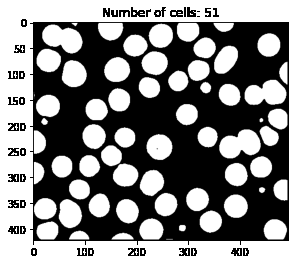
#> input picture _build/jupyter_execute/cv/9517-a1-code_11_1.png, 294 x 264 px; its folder holds only this picture in this run
$ python -i 9517-lane_detection.py   (imports and definitions only)
#> lines starting #> are read from the running program, lines starting #| are printed output that depends on the picture; after the words box and inside, x2 and y2 are one past the last pixel; in counts of white or black regions, pixels touching at a corner belong together
#!/usr/bin/env python
# coding: utf-8

# <h1>Table of Contents<span class="tocSkip"></span></h1>
# <div class="toc"><ul class="toc-item"><li><span><a href="#import" data-toc-modified-id="import-1"><span class="toc-item-num">1&nbsp;&nbsp;</span>import</a></span></li><li><span><a href="#helper" data-toc-modified-id="helper-2"><span class="toc-item-num">2&nbsp;&nbsp;</span>helper</a></span></li><li><span><a href="#merge-lines" data-toc-modified-id="merge-lines-3"><span class="toc-item-num">3&nbsp;&nbsp;</span>merge lines</a></span></li><li><span><a href="#houghtransform" data-toc-modified-id="houghtransform-4"><span class="toc-item-num">4&nbsp;&nbsp;</span>houghtransform</a></span><ul class="toc-item"><li><span><a href="#find-close-lines" data-toc-modified-id="find-close-lines-4.1"><span class="toc-item-num">4.1&nbsp;&nbsp;</span>find close lines</a></span></li><li><span><a href="#extrapolate-lines" data-toc-modified-id="extrapolate-lines-4.2"><span class="toc-item-num">4.2&nbsp;&nbsp;</span>extrapolate lines</a></span></li><li><span><a href="#cut-lines" data-toc-modified-id="cut-lines-4.3"><span class="toc-item-num">4.3&nbsp;&nbsp;</span>cut lines</a></span></li><li><span><a href="#show-lines" data-toc-modified-id="show-lines-4.4"><span class="toc-item-num">4.4&nbsp;&nbsp;</span>show lines</a></span></li><li><span><a href="#draw-lines" data-toc-modified-id="draw-lines-4.5"><span class="toc-item-num">4.5&nbsp;&nbsp;</span>draw lines</a></span></li></ul></li><li><span><a href="#start" data-toc-modified-id="start-5"><span class="toc-item-num">5&nbsp;&nbsp;</span>start</a></span><ul class="toc-item"><li><span><a href="#threshold" data-toc-modified-id="threshold-5.1"><span class="toc-item-num">5.1&nbsp;&nbsp;</span>threshold</a></span><ul class="toc-item"><li><span><a href="#sobel-operator" data-toc-modified-id="sobel-operator-5.1.1"><span class="toc-item-num">5.1.1&nbsp;&nbsp;</span>sobel operator</a></span></li><li><span><a href="#canny-no-parameter" data-toc-modified-id="canny-no-parameter-5.1.2"><span class="toc-item-num">5.1.2&nbsp;&nbsp;</span>canny no parameter</a></span></li><li><span><a href="#HSL" data-toc-modified-id="HSL-5.1.3"><span class="toc-item-num">5.1.3&nbsp;&nbsp;</span>HSL</a></span></li></ul></li><li><span><a href="#combine-filter-and-show-steps" data-toc-modified-id="combine-filter-and-show-steps-5.2"><span class="toc-item-num">5.2&nbsp;&nbsp;</span>combine filter and show steps</a></span></li><li><span><a href="#k-means---image-segmentation" data-toc-modified-id="k-means---image-segmentation-5.3"><span class="toc-item-num">5.3&nbsp;&nbsp;</span>k means - image segmentation</a></span></li><li><span><a href="#final" data-toc-modified-id="final-5.4"><span class="toc-item-num">5.4&nbsp;&nbsp;</span>final</a></span></li><li><span><a href="#evaluate-result" data-toc-modified-id="evaluate-result-5.5"><span class="toc-item-num">5.5&nbsp;&nbsp;</span>evaluate result</a></span></li><li><span><a href="#make-videos" data-toc-modified-id="make-videos-5.6"><span class="toc-item-num">5.6&nbsp;&nbsp;</span>make videos</a></span></li><li><span><a href="#evulation" data-toc-modified-id="evulation-5.7"><span class="toc-item-num">5.7&nbsp;&nbsp;</span>evulation</a></span></li><li><span><a href="#trial" data-toc-modified-id="trial-5.8"><span class="toc-item-num">5.8&nbsp;&nbsp;</span>trial</a></span></li><li><span><a href="#normal-houghtransform" data-toc-modified-id="normal-houghtransform-5.9"><span class="toc-item-num">5.9&nbsp;&nbsp;</span>normal houghtransform</a></span></li></ul></li></ul></div>

# # Lane detection

#
# # import

# In[1]:


from IPython.core.display import display, HTML
# [1 line not run here, left out]


# In[2]:


import numpy as np
import cv2 as cv
import cv2
import matplotlib.pyplot as plt
import math


# In[3]:


# [54 lines left out: functions get_slope_intecept, plot_one_img, display_two, display_three, display_expected, not called in this run]


# In[5]:


y_sky = 330
y_max = 720


# # merge lines

# In[6]:


# [249 lines left out: functions merge_lane_lines, find_closest_lines, extrapolate_lines, line_y_intersection, cut_lines, display_lines and 1 more, not called in this run]


# In[13]:


# #
# # Hough Transform
# rho = 2 # distance resolution in pixels of the Hough grid
# theta = 1 * np.pi/180 # angular resolution in radians of the Hough grid
# threshold = 15     # minimum number of votes (intersections in Hough grid cell)
# min_line_length = 10 #minimum number of pixels making up a line
# max_line_gap = 20    # maximum gap in pixels between connectable line segments
# #
def show_lines(canny_lines, is_merged=True, minL=10, maxG=30, is_final=False, is_demo=True, is_plot=False, thres=30):

    if is_merged:

        lines = cv.HoughLinesP(canny_lines,rho=1,theta=np.pi/180, threshold =30,minLineLength=10,maxLineGap=30)

        lines = lines.reshape(lines.shape[0], lines.shape[1] * lines.shape[2]) # (row , corresponding grayscale
        lines = merge_lane_lines(lines, intercept_similarity_threshold=100, slope_similarity_threshold=0.4, min_slope_threshold=0.15) # 0.3
        if is_demo:
            print("after merged")
            display_lines(lines)
        y_sky = 200
        lines = extrapolate_lines(lines, y_max, y_sky)
        if is_demo:
            print("after extrapolate")
            display_lines(lines)

        points_list = [np.array([200, 720]), np.array([1100, 720]), np.array([0, 500]), np.array([1280, 500])]


        tmp = []

        for p in points_list:
            l = find_closest_lines(lines, p)
#             for t in tmp:
#                 if (l == t).all():
#                     l = find_closest_lines(lines, p, is_next=True)
            if not l.any():
                continue
            tmp.append(l)
        lines = tmp
        if is_demo:
            print("afer close line")
            display_lines(lines)

        lines = cut_lines(lines, y_cut=line_y_intersection(lines))
        #
        lines = merge_lane_lines(np.array(lines), intercept_similarity_threshold=100, slope_similarity_threshold=0.3, min_slope_threshold=0.15) # 0.3
        lines = [list(l) for l in lines]
        #
    else:
        lines = cv.HoughLinesP(canny_lines,rho=1,theta=np.pi/180, threshold =thres,minLineLength=minL,maxLineGap =maxG)

        lines = lines.reshape(lines.shape[0], lines.shape[1] * lines.shape[2]) # (row , corresponding grayscale

    if is_plot:
        for i in range(len(lines)):

            x1 = lines[i][0]
            y1 = lines[i][1]
            x2 = lines[i][2]
            y2 = lines[i][3]
            slopes = (y2 - y1) / (x2 - x1 + 0.0001)


            m = (float(y2-y1))/float((x2-x1) + 0.0001)
            dist = math.sqrt((y1 -y2)**2 + (x1 - x2)**2)
            angle = abs(math.degrees(math.atan(m)))

            # [4 lines of commented-out code are left out]
            if abs(m) > 0:
                xs = [x1,x2]
                ys = [y1,y2]
                plt.plot(xs,ys, 'r-')

#         plt.xlim(0, w)
#         plt.ylim(h, 0)
        plt.show()

    return np.array(lines)


# ## draw lines

# In[14]:


# [10 lines left out: function draw_lines, not called in this run]


# # start

# ## threshold

# ### sobel operator

# In[15]:


def abs_sobel_thresh(img, orient='x', thresh=(0,255)):
    # Convert to grayscale
    gray = cv.cvtColor(img, cv.COLOR_RGB2GRAY)
    # Apply x or y gradient with the OpenCV Sobel() function
    # and take the absolute value
    if orient == 'x':
        abs_sobel = np.absolute(cv.Sobel(gray, cv.CV_64F, 1, 0))
    if orient == 'y':
        abs_sobel = np.absolute(cv.Sobel(gray, cv.CV_64F, 0, 1))
    # Rescale back to 8 bit integer
    scaled_sobel = np.uint8(255*abs_sobel/np.max(abs_sobel))
    # Create a copy and apply the threshold
    binary_output = np.zeros_like(scaled_sobel)
    # Here I'm using inclusive (>=, <=) thresholds, but exclusive is ok too
    binary_output[(scaled_sobel >= thresh[0]) & (scaled_sobel <= thresh[1])] = 1

    # Return the result
    return binary_output

# gray = cv.imread("my_img/no_lane.png", 1)

# gradx_thresh = [15,255]
# gradx = abs_sobel_thresh(gray,orient='y',thresh = gradx_thresh)

# plt.imshow(gradx, cmap='gray')


# ### canny no parameter

# In[16]:


# https://www.pyimagesearch.com/2015/04/06/zero-parameter-automatic-canny-edge-detection-with-python-and-opencv/

def canny_no_parameter(img_canny):
    gray_image = cv.cvtColor(img_canny, cv.COLOR_RGB2GRAY)

    gray_image = cv.GaussianBlur(gray_image, (5,5), 0) # signma = 0

    v = np.median(gray_image)

    #---- Apply automatic Canny edge detection using the computed median----
    sigma = 0.5
    lower = int(max(0, (1.0 - sigma) * v))
    upper = int(min(255, (1.0 + sigma) * v))
    edged = cv.Canny(gray_image, lower, upper)
    edged = cv.GaussianBlur(edged, (3,3), 0) # signma = 0
    thresh = 20
    edged[edged > thresh] = 255
    edged[edged < thresh] = 0
    edged[edged==255] = 1
    return edged

# gray = cv.imread("my_img/no_lane.png", 1)
# #gray = cv.imread("test_lane.jpg", 1)

# c = canny_no_parameter(gray)

# plt.imshow(c, cmap='gray')


# ### HSL

# In[17]:


def hls_select(img, sthresh=(0, 255),lthresh=()):
    # 1) Convert to HLS color space
    hls_img = cv.cvtColor(img, cv.COLOR_RGB2HLS)
    # 2) Apply a threshold to the S channel
    L = hls_img[:,:,1]
    S = hls_img[:,:,2]
    # 3) Return a binary image of threshold result
    binary_output = np.zeros_like(S)
    binary_output[(S >= sthresh[0]) & (S <= sthresh[1])
                 & (L > lthresh[0]) & (L <= lthresh[1])] = 1
    return binary_output

# img = cv.imread("my_img/no_lane.png", 1)

# hls = hls_select(img, sthresh=(20,255), lthresh=(50, 255))
# #s_binary = hls_select(img_copy, sthresh=(140, 255), lthresh=(120, 255))
# plt.imshow(hls, cmap='gray');


# ## combine filter and show steps

# In[18]:


def binary_pipeline(img):

    img_copy = cv.GaussianBlur(img, (5, 5), 0)
    img_copy = cv2.cvtColor(img_copy, cv.COLOR_BGR2RGB)
    # color channels
    saturation = hls_select(img, sthresh=(20,255), lthresh=(50, 255))

    # Sobel x
    x_binary = abs_sobel_thresh(img_copy,thresh=(15, 200))
    y_binary = abs_sobel_thresh(img_copy,thresh=(15, 200), orient='y')

    # adapthive canny
    canny_th = canny_no_parameter(img_copy)
    # Stack each channel
    base = np.zeros_like(saturation)

    base[((x_binary == 1) & (y_binary == 1)) | canny_th==1 ] = 1

    final_binary = cv.bitwise_or(saturation, base)
    res = np.zeros_like(img)
    canny_th[x_binary==1] = 1
    canny_th[y_binary==1] = 1

    final_binary[0:y_sky,] = 0 # ignore sky

    return final_binary #final_binary


# ## k means - image segmentation

# In[19]:


from sklearn.cluster import KMeans
from sklearn.cluster import MiniBatchKMeans

def filter_cars(img, binary, is_demo=False):
    # https://www.analyticsvidhya.com/blog/2019/04/introduction-image-segmentation-techniques-python/
    reshaped = img.reshape(img.shape[0]*img.shape[1], img.shape[2])
    kmeans = KMeans(n_clusters=3, random_state=0, max_iter=10, n_init=5).fit(reshaped)
    #kmeans = MiniBatchKMeans(n_clusters=3, random_state=0, batch_size=30, max_iter=100).fit(pic_n)
    km_cluster = kmeans.cluster_centers_[kmeans.labels_]
    cluster = km_cluster.reshape(img.shape[0], img.shape[1], img.shape[2])
    km_res = cluster.astype('uint8')

    tmp = cv2.cvtColor(km_res, cv.COLOR_BGR2GRAY)

    th = 40 # sit threshold to separate car and lane
    tmp[tmp > th] = 255
    tmp[tmp <= th] = 0

    cleaned = cv2.medianBlur(tmp, 25)
    if is_demo:
        print("medianblur mask")
        plt.imshow(cleaned, cmap="gray")
        plt.show()

    cleaned[cleaned==255] = 1
    cleaned = cv2.erode(cleaned,(5,5),iterations=5) ## 55

    binary[cleaned==0] = 0
    if is_demo:
        print("binary after masked")
        plt.imshow(binary)
        plt.show()
    return binary


# ## final

# In[20]:


def final_pipline(img, is_demo=False, is_line=False):
    res = binary_pipeline(img)

    if is_demo:
        print("binary")
        plt.imshow(res)
        plt.show()

    res = filter_cars(img, res, is_demo=is_demo)

    lines = show_lines(res, is_merged=False,  minL=10, maxG=30,  is_demo=False) # True - for show lines

    lines_res = draw_lines(np.ones((720, 1280)), lines)

    lines_res[lines_res==1]=255
    lines_res[lines_res==0]=5
    lines_res[lines_res==255]=0
    lines_res[lines_res==5]=255
    lines_res[:380,] = 0

    lines_res = lines_res.astype(np.uint8)
    lines_res = cv2.medianBlur(lines_res, 13)

    if is_demo:
        print("hough transform")
        plt.imshow(lines_res)
        plt.show()

    try:
      lines = show_lines(lines_res, is_merged=True, minL=100, maxG=10, is_demo=is_demo) # True
    except:
      pass # no lines found

    img = cv.cvtColor(img, cv.COLOR_BGR2RGB)
    if is_line:
        return lines
    return draw_lines(img, lines)


# ## evaluate result

# Methods and evaluation
#
#
# 	Problem Definition
#
# 		Detect lane given car angle daytime driving images
#
# 	Pipeline
# 			pre-processing
#
# 				1) Original image is threshold via a combination of Sobel operator and canny
# 				 with adaptive parameters and HSL threshold (since L - lightness - white)
#
# 				2) K means cluster used for creating a mask to remove car edges, erosion is used to make the mask slightly larger ,
# 				 MedianBlur is used to remove noise in the mask such as dirty on the road
#
# 			lane detection
#
# 				1) Hough transformation is applied to the threshold image and  discontinuous lines are found
#
# 				2) Lines detected is then merged based on their  y intercept similarity, and slope similarity
# 				 the closest line to the four most possible lane position is chosen among the candidates lanes
#
# 				3) the line is then extended until y = 200 and line is cut 70 pixels before the inner two lanes intersection
#
# 				4) short lines, lines in opposite direction are filtered as well

# In[21]:


# [1 line not run here, left out]


# In[154]:


test_ = [398] # 84 (clean mulitple lanes), 10 (middle lane), 103 (dark), 398 (turn left with noise), 86 (turn right), 85 (nearby car) 321

# [14 lines not run here, left out]


# discussion of performance
#
#
# 	Evaluation and Results
#
#         Edge cases includes,  shadow on lanes such as tree or driving under tunnel, turning, nearby vehicle that hiding the lane
#
# 		perform well
#
# 				1) straight lanes with nearby car reasonably distant
#
# 		potential improvement
#
# 				1) Curve line is approximated by straight line
# 				2) not all lanes are detected
# 					a) if there is close nearby car, shadow on the lane
#

# In[174]:


test_ = [84, 10, 98, 398, 86, 85, 986] # 84 (clean mulitple lanes), 10 (middle lane), 98 (dark), 398 (turn left with noise), 86 (turn right), 85 (nearby car) , 982(car nearly)
test_desibe = ["clean multiple lanes", "middle lane not found", "dark", "turn left", "turn right", "nearby car", "nearby car"]
c = 0
# [16 lines not run here, left out]


# ## evulation

# In[179]:


# [36 lines left out: function output_json, not called in this run]


# In[187]:


# [7 lines not run here, left out]


# In[203]:


# [9 lines left out: function f1_score, not called in this run]
# [2 lines not run here, left out]
# [67 lines of commented-out code are left out]

>>> import cv2
>>> picture = cv2.imread('9517-a1-code_11_1.png')
#> picture is the input picture: shape (264, 294, 3); min 0, max 255, mean 134.8
>>> result = final_pipline(picture)
#> in abs_sobel_thresh, `abs_sobel = np.absolute(cv.Sobel(gray, cv.CV_64F, 1, 0))`:
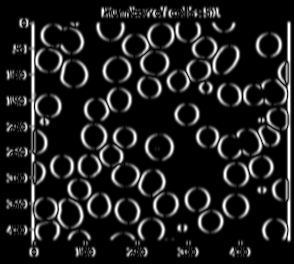
#> abs_sobel: shape (264, 294) float64; min 0, max 640, mean 79.5; drawn with min black and max white
#> in binary_pipeline, `x_binary = abs_sobel_thresh(img_copy,thresh=(15, 200))`:
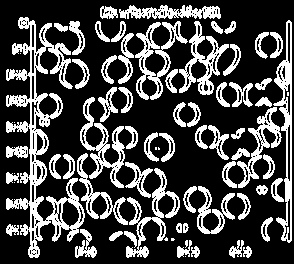
#> x_binary: shape (264, 294); values 0 (black) and 1 (white), 27.8% white; 72 white regions (11 under 20 px), largest, box (x1, y1, x2, y2) and area: (6, 17, 85, 258) 4742, (273, 20, 292, 243) 1447, (135, 21, 188, 100) 1204
#> call 2 of abs_sobel_thresh, with orient = 'y', thresh = (15, 200)
#> in abs_sobel_thresh (call 2), `abs_sobel = np.absolute(cv.Sobel(gray, cv.CV_64F, 0, 1))`:
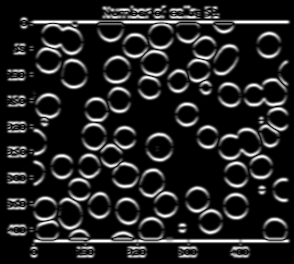
#> abs_sobel: shape (264, 294) float64; min 0, max 639, mean 85.4; drawn with min black and max white
#> in canny_no_parameter, `gray_image = cv.GaussianBlur(gray_image, (5,5), 0)`:
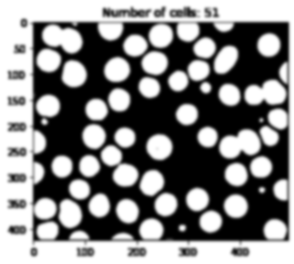
#> gray_image: shape (264, 294); min 0, max 255, mean 134.8
#> in canny_no_parameter, `v = np.median(gray_image)`: v = 156
#> in canny_no_parameter, `lower = int(max(0, (1.0 - sigma) * v))`: lower = 78
#> in canny_no_parameter, `upper = int(min(255, (1.0 + sigma) * v))`: upper = 234
#> in canny_no_parameter, `edged[edged > thresh] = 255`:
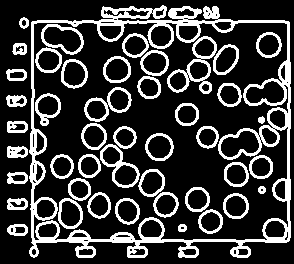
#> edged: shape (264, 294); min 0, max 255, mean 57.6
#> in binary_pipeline, `canny_th[y_binary==1] = 1`:
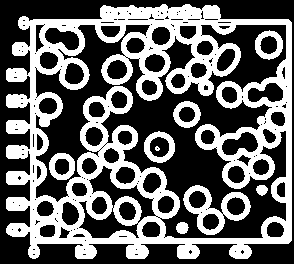
#> canny_th: shape (264, 294); values 0 (black) and 1 (white), 39.7% white; 9 white regions (1 under 20 px), largest, box (x1, y1, x2, y2) and area: (6, 4, 292, 259) 27683, (183, 185, 251, 235) 1216, (144, 131, 175, 163) 466
#> in filter_cars, `cleaned = cv2.erode(cleaned,(5,5),iterations=5)`:
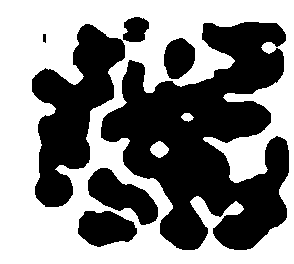
#> cleaned: shape (264, 294); values 0 (black) and 1 (white), 52.4% white; 7 black regions, largest, box (x1, y1, x2, y2) and area: (101, 22, 289, 250) 23631, (32, 24, 125, 207) 8238, (88, 168, 158, 225) 2013
#> in show_lines, `lines = cv.HoughLinesP(canny_lines,rho=1,theta=np.pi/180, threshold =t..`: lines = None
#> (the run stopped early here; a loop or call above may not have finished)

$ run again, on _build/jupyter_execute/cv/9517-a1-code_11_2.png
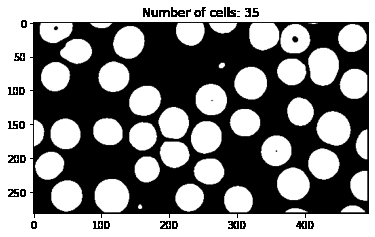
#> input picture _build/jupyter_execute/cv/9517-a1-code_11_2.png, 375 x 237 px
#> picture is the input picture: shape (237, 375, 3); min 0, max 255, mean 138
#> hls_img: shape (237, 375, 3); mean of channels 0, 1, 2 0, 138, 0
#> S: shape (237, 375); every value is 0
#> in binary_pipeline, `x_binary = abs_sobel_thresh(img_copy,thresh=(15, 200))`:
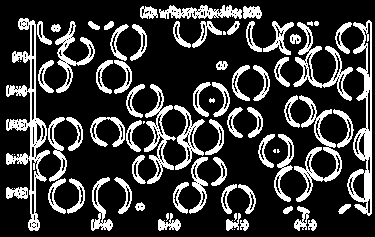
#> x_binary: shape (237, 375); values 0 (black) and 1 (white), 22.3% white; 75 white regions (9 under 20 px), largest, box (x1, y1, x2, y2) and area: (6, 18, 50, 231) 2131, (347, 20, 372, 216) 1765, (294, 95, 342, 202) 1126
#> y_binary: shape (237, 375); values 0 (black) and 1 (white), 23.8% white; 53 white regions (10 under 20 px), largest, box (x1, y1, x2, y2) and area: (19, 4, 371, 77) 5797, (29, 164, 371, 232) 3888, (127, 99, 229, 171) 2215
#> v = 171
#> lower = 85
#> upper = 255
#> final_binary: shape (237, 375); values 0 (black) and 1 (white), 25.5% white; 26 white regions (6 under 20 px), largest, box (x1, y1, x2, y2) and area: (19, 5, 371, 231) 13641, (127, 105, 223, 184) 2079, (259, 109, 352, 202) 1883
#> in filter_cars, `cleaned = cv2.erode(cleaned,(5,5),iterations=5)`:
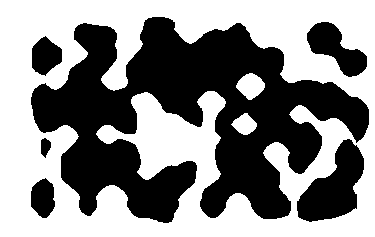
#> cleaned: shape (237, 375); values 0 (black) and 1 (white), 53.9% white; 6 black regions, box (x1, y1, x2, y2) and area: (31, 17, 369, 223) 34618, (297, 139, 364, 222) 3061, (307, 22, 367, 77) 1635, (32, 36, 62, 76) 833, (31, 178, 55, 218) 726, (41, 138, 51, 158) 141
#> lines = None

$ run again, on _build/jupyter_execute/cv/9517-a1-code_11_3.png
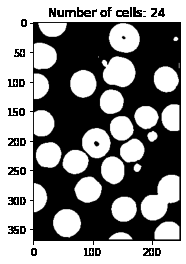
#> input picture _build/jupyter_execute/cv/9517-a1-code_11_3.png, 186 x 264 px
#> picture is the input picture: shape (264, 186, 3); min 0, max 255, mean 142.3
#> hls_img: shape (264, 186, 3); mean of channels 0, 1, 2 0, 142.3, 0
#> S: shape (264, 186); every value is 0
#> in binary_pipeline, `x_binary = abs_sobel_thresh(img_copy,thresh=(15, 200))`:
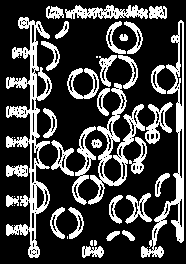
#> x_binary: shape (264, 186); values 0 (black) and 1 (white), 26.2% white; 40 white regions (8 under 20 px), largest, box (x1, y1, x2, y2) and area: (6, 17, 52, 258) 3034, (141, 20, 184, 258) 1889, (88, 83, 145, 205) 1500
#> y_binary: shape (264, 186); values 0 (black) and 1 (white), 26.2% white; 39 white regions (8 under 20 px), largest, box (x1, y1, x2, y2) and area: (34, 101, 181, 189) 2801, (19, 4, 183, 74) 2711, (29, 224, 183, 259) 1634
#> v = 180
#> lower = 90
#> upper = 255
#> final_binary: shape (264, 186); values 0 (black) and 1 (white), 29.2% white; 16 white regions (2 under 20 px), largest, box (x1, y1, x2, y2) and area: (19, 5, 183, 258) 11488, (51, 207, 83, 239) 409, (68, 68, 98, 99) 393
#> in filter_cars, `cleaned = cv2.erode(cleaned,(5,5),iterations=5)`:
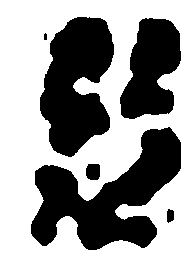
#> cleaned: shape (264, 186); values 0 (black) and 1 (white), 58.3% white; 6 black regions (1 under 20 px), largest, box (x1, y1, x2, y2) and area: (31, 127, 181, 250) 8877, (40, 17, 114, 157) 7062, (120, 18, 181, 119) 4223, (86, 164, 100, 180) 205, (167, 209, 174, 223) 81
#> lines = None

$ run again, on _build/jupyter_execute/cv/9517-a1-code_11_4.png
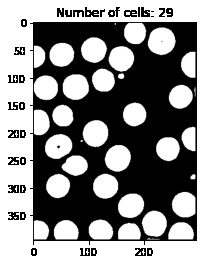
#> input picture _build/jupyter_execute/cv/9517-a1-code_11_4.png, 202 x 264 px
#> picture is the input picture: shape (264, 202, 3); min 0, max 255, mean 138
#> hls_img: shape (264, 202, 3); mean of channels 0, 1, 2 0, 138, 0
#> S: shape (264, 202); every value is 0
#> x_binary: shape (264, 202); values 0 (black) and 1 (white), 26% white; 48 white regions (10 under 20 px), largest, box (x1, y1, x2, y2) and area: (6, 17, 65, 258) 2987, (169, 20, 200, 243) 1784, (95, 21, 137, 94) 855
#> y_binary: shape (264, 202); values 0 (black) and 1 (white), 26.3% white; 47 white regions (6 under 20 px), largest, box (x1, y1, x2, y2) and area: (19, 4, 199, 66) 2662, (29, 205, 199, 259) 2660, (43, 146, 90, 186) 635
#> v = 164
#> lower = 82
#> upper = 246
#> final_binary: shape (264, 202); values 0 (black) and 1 (white), 29.1% white; 19 white regions (3 under 20 px), largest, box (x1, y1, x2, y2) and area: (19, 5, 199, 258) 10317, (43, 132, 90, 200) 1049, (91, 143, 132, 200) 735
#> in filter_cars, `cleaned = cv2.erode(cleaned,(5,5),iterations=5)`:
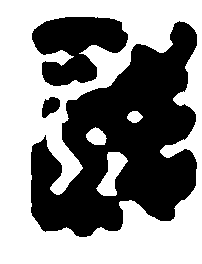
#> cleaned: shape (264, 202); values 0 (black) and 1 (white), 54.3% white; 3 black regions, box (x1, y1, x2, y2) and area: (31, 21, 197, 237) 19995, (32, 17, 128, 86) 4140, (42, 97, 60, 118) 258
#> lines = None
